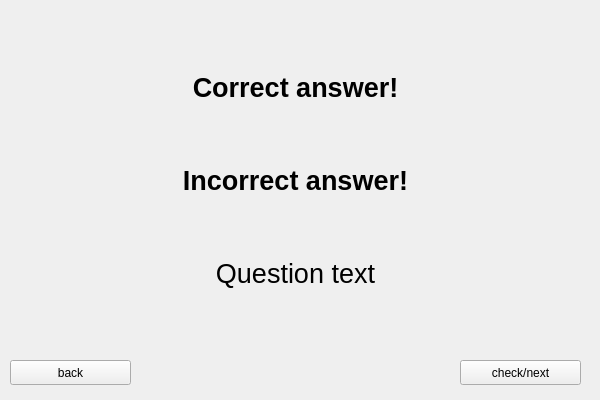
<?xml version="1.0" encoding="UTF-8"?>
<ui version="4.0">
 <class>Form</class>
 <widget class="QWidget" name="Form">
  <property name="geometry">
   <rect>
    <x>0</x>
    <y>0</y>
    <width>600</width>
    <height>400</height>
   </rect>
  </property>
  <property name="windowTitle">
   <string>Form</string>
  </property>
  <widget class="QWidget" name="verticalLayoutWidget">
   <property name="geometry">
    <rect>
     <x>10</x>
     <y>20</y>
     <width>571</width>
     <height>321</height>
    </rect>
   </property>
   <layout class="QVBoxLayout" name="main_layout">
    <item>
     <widget class="QLabel" name="correct_answer_lbl">
      <property name="enabled">
       <bool>true</bool>
      </property>
      <property name="maximumSize">
       <size>
        <width>16777215</width>
        <height>40</height>
       </size>
      </property>
      <property name="font">
       <font>
        <pointsize>20</pointsize>
        <weight>75</weight>
        <bold>true</bold>
       </font>
      </property>
      <property name="text">
       <string>Correct answer!</string>
      </property>
      <property name="alignment">
       <set>Qt::AlignCenter</set>
      </property>
     </widget>
    </item>
    <item>
     <widget class="QLabel" name="incorrect_answer_lbl">
      <property name="enabled">
       <bool>true</bool>
      </property>
      <property name="maximumSize">
       <size>
        <width>16777215</width>
        <height>40</height>
       </size>
      </property>
      <property name="font">
       <font>
        <pointsize>20</pointsize>
        <weight>75</weight>
        <bold>true</bold>
       </font>
      </property>
      <property name="text">
       <string>Incorrect answer!</string>
      </property>
      <property name="alignment">
       <set>Qt::AlignCenter</set>
      </property>
     </widget>
    </item>
    <item>
     <widget class="QLabel" name="question_text_lbl">
      <property name="maximumSize">
       <size>
        <width>16777215</width>
        <height>40</height>
       </size>
      </property>
      <property name="font">
       <font>
        <pointsize>20</pointsize>
       </font>
      </property>
      <property name="text">
       <string>Question text</string>
      </property>
      <property name="alignment">
       <set>Qt::AlignCenter</set>
      </property>
     </widget>
    </item>
    <item>
     <layout class="QVBoxLayout" name="answers_layout"/>
    </item>
   </layout>
  </widget>
  <widget class="QPushButton" name="back_btn">
   <property name="geometry">
    <rect>
     <x>10</x>
     <y>360</y>
     <width>121</width>
     <height>25</height>
    </rect>
   </property>
   <property name="text">
    <string>back</string>
   </property>
  </widget>
  <widget class="QPushButton" name="check_next_btn">
   <property name="geometry">
    <rect>
     <x>460</x>
     <y>360</y>
     <width>121</width>
     <height>25</height>
    </rect>
   </property>
   <property name="text">
    <string>check/next</string>
   </property>
  </widget>
 </widget>
 <resources/>
 <connections/>
</ui>
